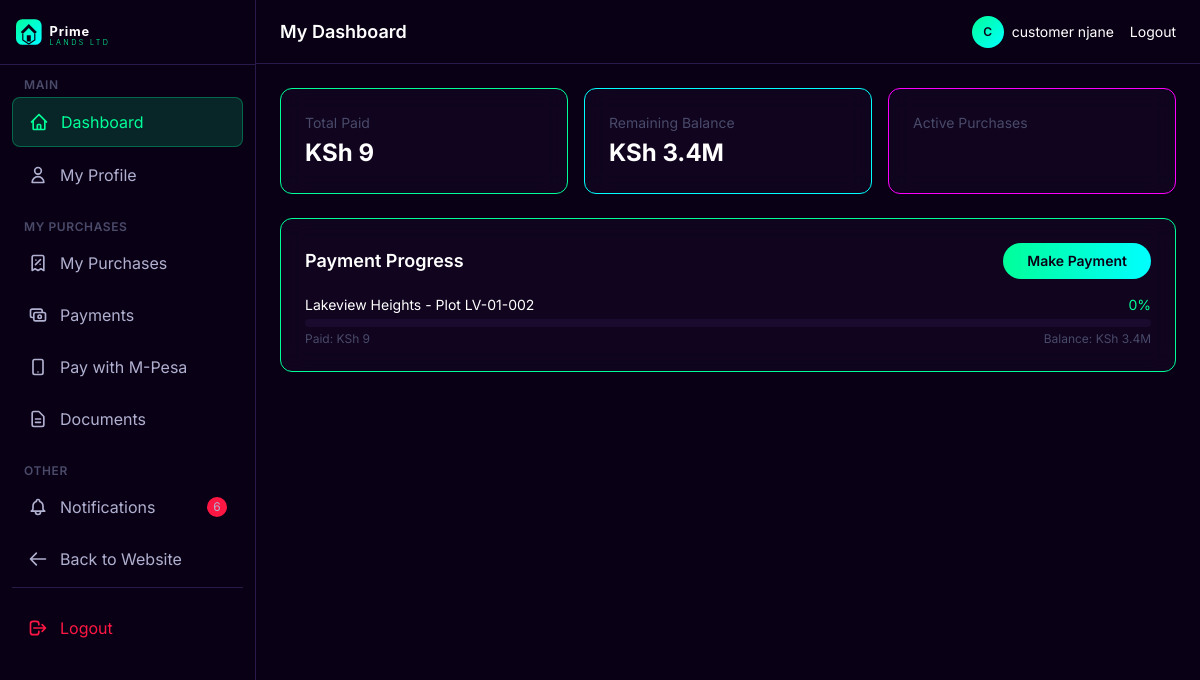
/dashboard/ (signed in), run on an earlier commit of the app's database.
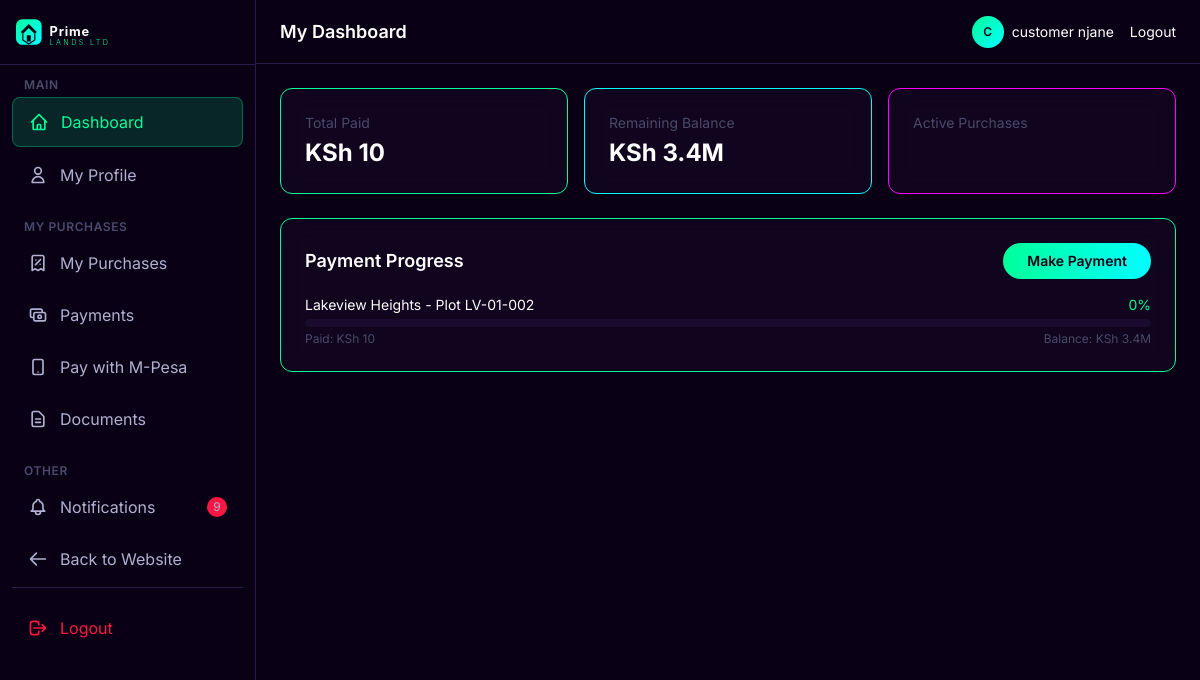
And on a later commit of the database.
### apps/sales/models.py (models this page shows, shortened)
class Sale(models.Model):
    SALE_STATUS = [
        ('reservation', 'Reservation'),
        ('active', 'Active'),
        ('completed', 'Completed'),
        ('defaulted', 'Defaulted'),
        ('cancelled', 'Cancelled'),
        ('transferred', 'Transferred'),
    ]
    customer = models.ForeignKey(Customer, on_delete=models.CASCADE, related_name='sales')
    plot = models.ForeignKey(Plot, on_delete=models.CASCADE, related_name='sales')
    sales_agent = models.ForeignKey(User, on_delete=models.SET_NULL, null=True, related_name='sales_made')
    sale_date = models.DateField(auto_now_add=True)
    status = models.CharField(max_length=20, choices=SALE_STATUS, default='reservation')
    selling_price = models.DecimalField(max_digits=15, decimal_places=2)
    deposit_amount = models.DecimalField(max_digits=15, decimal_places=2, default=0)
    deposit_paid = models.BooleanField(default=False)
    installment_months = models.IntegerField(default=60)
    monthly_installment = models.DecimalField(max_digits=15, decimal_places=2, default=0)
    interest_rate = models.DecimalField(max_digits=5, decimal_places=2, default=0)
    grace_period_days = models.IntegerField(default=0)
    penalty_rate = models.DecimalField(max_digits=5, decimal_places=2, default=0,
                                        help_text="Daily penalty rate (%)")
    commission_amount = models.DecimalField(max_digits=15, decimal_places=2, default=0,
                                            help_text='Platform commission for this sale')
    commission_paid = models.BooleanField(default=False)
    notes = models.TextField(blank=True)
    reservation_date = models.DateField(null=True, blank=True)
    reservation_expiry = models.DateField(null=True, blank=True)
    completion_date = models.DateField(null=True, blank=True)
    created_at = models.DateTimeField(auto_now_add=True)
    updated_at = models.DateTimeField(auto_now=True)
    class Meta:
        ordering = ['-created_at']
    @property
    def total_paid(self):
        return self.payments.filter(status='confirmed').aggregate(
            total=models.Sum('amount'))['total'] or 0
    @property
    def balance(self):
        return self.selling_price - self.total_paid
    @property
    def progress_percent(self):
        if self.selling_price == 0:
            return 0
        return min(100, int(self.total_paid / self.selling_price * 100))

### apps/plots/models.py (models this page shows, shortened)
class Plot(models.Model):
    STATUS_CHOICES = [
        ('available', 'Available'),
        ('reserved', 'Reserved'),
        ('sold', 'Sold'),
        ('blocked', 'Blocked'),
    ]
    plot_number = models.CharField(max_length=50)
    project = models.ForeignKey(Project, on_delete=models.CASCADE, related_name='plots')
    phase = models.ForeignKey(ProjectPhase, on_delete=models.SET_NULL, null=True, blank=True, related_name='plots')
    size_sqm = models.DecimalField(max_digits=10, decimal_places=2)
    price = models.DecimalField(max_digits=15, decimal_places=2)
    deposit_percentage = models.DecimalField(max_digits=5, decimal_places=2, default=20,
                                             help_text="Percentage required as deposit")
    max_installment_months = models.IntegerField(default=60)
    interest_rate = models.DecimalField(max_digits=5, decimal_places=2, default=0,
                                        help_text="Annual interest rate for installments (%)")
    status = models.CharField(max_length=20, choices=STATUS_CHOICES, default='available')
    description = models.TextField(blank=True)
    coordinates = models.CharField(max_length=100, blank=True, help_text="Google Maps coordinates")
    amenities = models.ManyToManyField(Amenity, blank=True)
    featured = models.BooleanField(default=False)
    created_at = models.DateTimeField(auto_now_add=True)
    updated_at = models.DateTimeField(auto_now=True)
    class Meta:
        ordering = ['project', 'plot_number']
        unique_together = ['project', 'plot_number']
    def __str__(self):
        return f"{self.project.name} - Plot {self.plot_number}"

### apps/projects/models.py (models this page shows, shortened)
class Project(models.Model):
    STATUS_CHOICES = [
        ('active', 'Active'),
        ('completed', 'Completed'),
        ('coming_soon', 'Coming Soon'),
        ('sold_out', 'Sold Out'),
    ]
    name = models.CharField(max_length=200)
    slug = models.SlugField(max_length=200, unique=True, blank=True)
    description = models.TextField(blank=True)
    location = models.CharField(max_length=200)
    coordinates = models.CharField(max_length=100, blank=True, help_text="Google Maps coordinates (lat,lng)")
    total_plots = models.IntegerField(default=0)
    image = models.ImageField(upload_to='projects/', blank=True)
    status = models.CharField(max_length=20, choices=STATUS_CHOICES, default='coming_soon')
    featured = models.BooleanField(default=False)
    start_date = models.DateField(null=True, blank=True)
    completion_date = models.DateField(null=True, blank=True)
    created_at = models.DateTimeField(auto_now_add=True)
    updated_at = models.DateTimeField(auto_now=True)
    class Meta:
        ordering = ['-created_at']

### apps/dashboard/views.py (the view)
# urls.py: path('', views.home, name='home'),
@login_required
def home(request):
    user = request.user
    if user.is_staff_or_above() or user.is_superuser:
        if user.role in ('super_admin', 'administrator'):
            return redirect('reports:revenue_report')
        context = get_admin_dashboard_context()
        return render(request, 'dashboard/admin_dashboard.html', context)
    customer = Customer.objects.filter(user=user).first()
    sales_qs = Sale.objects.filter(customer=customer).order_by('-created_at') if customer else Sale.objects.none()
    payments_qs = Payment.objects.filter(customer=customer).order_by('-created_at') if customer else Payment.objects.none()
    total_paid = payments_qs.filter(status='confirmed').aggregate(total=Sum('amount'))['total'] or 0
    remaining_balance = 0
    active_sale = sales_qs.filter(status='active').first()
    if active_sale:
        remaining_balance = active_sale.selling_price - total_paid
        if remaining_balance < 0:
            remaining_balance = 0
    sales = list(sales_qs[:5])
    payments = list(payments_qs[:5])
    notifications = Notification.objects.filter(recipient=user).order_by('-created_at')[:5]
    return render(request, 'dashboard/customer_dashboard.html', {
        'customer': customer,
        'sales': sales,
        'payments': payments,
        'notifications': notifications,
        'total_paid': total_paid,
        'remaining_balance': remaining_balance,
    })

### apps/accounts/models.py (called while the page is built)
    def is_staff_or_above(self):
        return self.role in [self.Role.SUPER_ADMIN, self.Role.ADMINISTRATOR,
                             self.Role.FINANCE_OFFICER, self.Role.SALES_AGENT,
                             self.Role.CUSTOMER_CARE]

### apps/notifications/context_processors.py (called while the page is built)
def unread_notifications(request):
    ctx = {'unread_count': 0, 'recent_notifications': [],
           'pending_verification_count': 0, 'pending_payment_count': 0}
    if request.user.is_authenticated:
        from .models import Notification
        ctx['unread_count'] = Notification.objects.filter(recipient=request.user, is_read=False).count()
        ctx['recent_notifications'] = Notification.objects.filter(recipient=request.user).order_by('-created_at')[:5]
        if request.user.is_staff_or_above() or request.user.is_superuser:
            from apps.customers.models import Customer
            ctx['pending_verification_count'] = Customer.objects.filter(is_verified=False).count()
            from apps.payments.models import Payment
            ctx['pending_payment_count'] = Payment.objects.filter(status='pending').count()
    return ctx

### templates/dashboard/customer_dashboard.html (shortened to what this page needs)
{% extends 'base_customer.html' %}
{% load static %}
{% load currency_filters %}
{% load humanize %}
{% block content %}
<div class="space-y-6">
    {% if not customer %}
    <div class="glassmorphism rounded-xl p-8 glow-border text-center">
        <svg class="w-16 h-16 mx-auto mb-4" style="color: #4a4a6a;" fill="none" stroke="currentColor" viewBox="0 0 24 24"><path stroke-linecap="round" stroke-linejoin="round" stroke-width="2" d="M16 7a4 4 0 11-8 0 4 4 0 018 0zM12 14a7 7 0 00-7 7h14a7 7 0 00-7-7z"/></svg>
        <h2 class="text-xl font-semibold text-white mb-2">Welcome, {{ user.get_full_name|default:user.username }}!</h2>
        <p style="color: #94a3b8;">Please complete your profile to get started.</p>
        <a href="{% url 'accounts:profile' %}" class="btn-primary inline-block mt-4">Complete Profile</a>
    </div>
    {% else %}
    <div class="grid grid-cols-1 md:grid-cols-3 gap-4">
        <div class="glassmorphism rounded-xl p-6 glow-border">
            <p class="text-sm" style="color: #4a4a6a;">Total Paid</p>
            <p class="text-2xl font-bold text-white mt-1">KSh {{ total_paid|currency }}</p>
        </div>
        <div class="glassmorphism rounded-xl p-6" style="border-color: #00ffff;">
            <p class="text-sm" style="color: #4a4a6a;">Remaining Balance</p>
            <p class="text-2xl font-bold text-white mt-1">KSh {{ remaining_balance|currency }}</p>
        </div>
        <div class="glassmorphism rounded-xl p-6" style="border-color: #ff00ff;">
            <p class="text-sm" style="color: #4a4a6a;">Active Purchases</p>
        </div>
    </div>
    {% if sales %}
    <div class="glassmorphism rounded-xl p-6 glow-border">
        <div class="flex justify-between items-center mb-4">
            <h3 class="text-lg font-semibold text-white">Payment Progress</h3>
            <a href="{% url 'payments:mpesa_payment' %}" class="btn-primary text-sm py-2">Make Payment</a>
        </div>
        {% for sale in sales %}
        <div class="mb-4 last:mb-0">
            <div class="flex justify-between text-sm mb-1">
                <span class="text-white">{{ sale.plot }}</span>
                <span style="color: #00ff99;">{{ sale.progress_percent }}%</span>
            </div>
            <div class="w-full h-2 rounded-full" style="background: #1a0a2e;">
            </div>
            <div class="flex justify-between text-xs mt-1" style="color: #4a4a6a;">
                <span>Paid: KSh {{ sale.total_paid|currency }}</span>
                <span>Balance: KSh {{ sale.balance|currency }}</span>
            </div>
        </div>
        {% endfor %}
    </div>
    {% endif %}
    {% endif %}
</div>
{% endblock %}

What changed in the data, as far as the page shows it:
changed Sale "Lakeview Heights - Plot LV-01-002": total_paid "9" → "10"
Also different on the page:
{{ unread_count }}: "6" → "9"
{{ total_paid|currency }}: "9" → "10"
